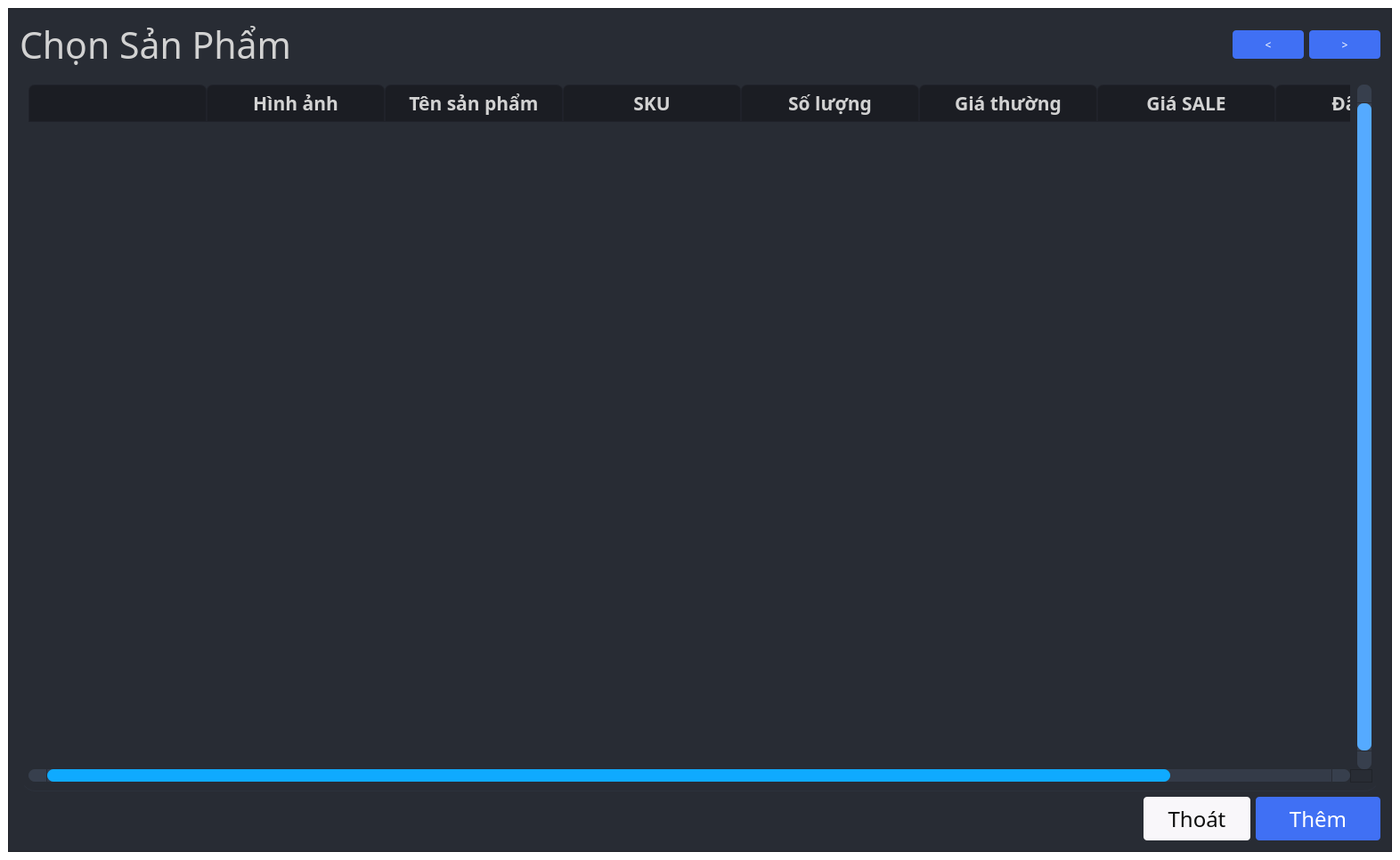
<?xml version="1.0" encoding="UTF-8"?>
<ui version="4.0">
 <class>MainWindow</class>
 <widget class="QMainWindow" name="MainWindow">
  <property name="geometry">
   <rect>
    <x>0</x>
    <y>0</y>
    <width>1572</width>
    <height>966</height>
   </rect>
  </property>
  <property name="windowTitle">
   <string>MainWindow</string>
  </property>
  <property name="styleSheet">
   <string notr="true">        background-color: transparent;</string>
  </property>
  <widget class="QWidget" name="centralwidget">
   <property name="styleSheet">
    <string notr="true">


    /* SCROLL BARS */
    QScrollBar:horizontal {
        border: none;
        background: rgb(52, 59, 72);
        height: 14px;
        margin: 0px 21px 0 21px;
        border-radius: 0px;
    }
    QScrollBar::handle:horizontal {
        background: rgb(15, 170, 255);
        min-width: 25px;
        border-radius: 7px
    }
    QScrollBar::add-line:horizontal {
        border: none;
        background: rgb(55, 63, 77);
        width: 20px;
        border-top-right-radius: 7px;
        border-bottom-right-radius: 7px;
        subcontrol-position: right;
        subcontrol-origin: margin;
    }
    QScrollBar::sub-line:horizontal {
        border: none;
        background: rgb(55, 63, 77);
        width: 20px;
        border-top-left-radius: 7px;
        border-bottom-left-radius: 7px;
        subcontrol-position: left;
        subcontrol-origin: margin;
    }
    QScrollBar::up-arrow:horizontal, QScrollBar::down-arrow:horizontal
    {
        background: none;
    }
    QScrollBar::add-page:horizontal, QScrollBar::sub-page:horizontal
    {
        background: none;
    }
    QScrollBar:vertical {
        border: none;
        background: rgb(55, 63, 77);
        width: 24px;
            margin: 21px 0 21px 8px;
        border-radius: 0px;
    }
    QScrollBar::handle:vertical {	
        background: rgb(85, 170, 255);
        min-height: 25px;
        border-radius: 7px
    }
    QScrollBar::add-line:vertical {
        border: none;
        background: rgb(55, 63, 77);
        height: 20px;
        margin-left:8px;
        border-bottom-left-radius: 7px;
        border-bottom-right-radius: 7px;
        subcontrol-position: bottom;
        subcontrol-origin: margin;
    }
    QScrollBar::sub-line:vertical {
        border: none;
        background: rgb(55, 63, 77);
        height: 20px;
        margin-left:8px;
        border-top-left-radius: 7px;
        border-top-right-radius: 7px;
        subcontrol-position: top;
        subcontrol-origin: margin;
    }
    QScrollBar::up-arrow:vertical, QScrollBar::down-arrow:vertical {
        background: none;
    }


    QScrollBar::add-page:vertical, QScrollBar::sub-page:vertical {
        background: none;
    }


    
    QTableWidget {	
        background-color: rgb(40, 44, 52);
        padding: 10px;
        border-radius: 18px;
        gridline-color: rgb(44, 49, 60);
        border-bottom: 1px solid rgb(44, 49, 60);
    }
    QTableWidget::item{
        border-color: rgb(44, 49, 60);
        padding-left: 5px;
        padding-right: 5px;
        gridline-color: rgb(44, 49, 60);
    }
    QTableWidget::item:selected{
        background-color: rgb(85, 170, 255);
    }
    QHeaderView::section{
        Background-color: rgb(39, 44, 54);
        max-width: 30px;
        border: 1px solid rgb(44, 49, 60);
        border-style: none;
        border-bottom: 1px solid rgb(44, 49, 60);
        border-right: 1px solid rgb(44, 49, 60);
    }
    QTableWidget::horizontalHeader {	
        background-color: rgb(81, 255, 0);
    }
    QHeaderView::section:horizontal
    {
        border: 1px solid rgb(32, 34, 42);
        background-color: rgb(27, 29, 35);
        padding: 3px;
        border-top-left-radius: 7px;
        border-top-right-radius: 7px;
    }
    QHeaderView::section:vertical
    {
        border: 1px solid rgb(44, 49, 60);
    }


    QPushButton {	
        border: none;
        background-color: transparent;
    }
    QPushButton:hover {
        background-color: rgb(89, 125, 245);
    }
    QPushButton:pressed {	
        background-color: rgb(85, 170, 255);
    }


    QFrame {
        background-color: rgb(40, 44, 52);
        color: rgb(210, 210, 210);
    }
QPushButton {
	border-radius: 4px;
    padding:8px 25px 7px 25px;
background-color: rgb(64, 112, 244);
	color: rgb(255, 255, 255);
}
QPushButton:hover{
background-color: rgb(107, 145, 250);
}
QPushButton:pressed{
background-color: rgb(48, 103, 255);
}
QPushButton:disabled{
	background-color: rgb(128, 128, 128);
}

#btn_cancel{
	background-color: rgb(249, 247, 250);
	color: rgb(14, 14, 14);
}

#btn_cancel:hover{
	background-color: rgb(212, 211, 213);
}
#btn_cancel:pressed{
	background-color: rgb(48, 103, 255);
}

#btn_del{
	background-color: rgba(232, 54, 28, 219);
	color: rgb(255, 255, 255);
}
#btn_del:hover{
	
	background-color: rgba(232, 59, 28, 161);
}
#btn_del:pressed{
	background-color: rgb(48, 103, 255);
}




</string>
   </property>
   <layout class="QVBoxLayout" name="verticalLayout">
    <item>
     <widget class="QFrame" name="frame">
      <property name="frameShape">
       <enum>QFrame::StyledPanel</enum>
      </property>
      <property name="frameShadow">
       <enum>QFrame::Raised</enum>
      </property>
      <layout class="QVBoxLayout" name="verticalLayout_2">
       <property name="leftMargin">
        <number>12</number>
       </property>
       <property name="topMargin">
        <number>12</number>
       </property>
       <property name="rightMargin">
        <number>12</number>
       </property>
       <property name="bottomMargin">
        <number>12</number>
       </property>
       <item>
        <widget class="QFrame" name="frame_2">
         <property name="frameShape">
          <enum>QFrame::NoFrame</enum>
         </property>
         <property name="frameShadow">
          <enum>QFrame::Raised</enum>
         </property>
         <layout class="QHBoxLayout" name="horizontalLayout">
          <property name="leftMargin">
           <number>0</number>
          </property>
          <property name="topMargin">
           <number>0</number>
          </property>
          <property name="rightMargin">
           <number>0</number>
          </property>
          <property name="bottomMargin">
           <number>0</number>
          </property>
          <item>
           <widget class="QLabel" name="label">
            <property name="font">
             <font>
              <family>Nunito</family>
              <pointsize>31</pointsize>
             </font>
            </property>
            <property name="text">
             <string>Chọn Sản Phẩm</string>
            </property>
           </widget>
          </item>
          <item>
           <widget class="QFrame" name="frame_3">
            <property name="frameShape">
             <enum>QFrame::NoFrame</enum>
            </property>
            <property name="frameShadow">
             <enum>QFrame::Raised</enum>
            </property>
           </widget>
          </item>
          <item>
           <widget class="QPushButton" name="btn_back">
            <property name="maximumSize">
             <size>
              <width>80</width>
              <height>16777215</height>
             </size>
            </property>
            <property name="font">
             <font>
              <family>Nunito</family>
             </font>
            </property>
            <property name="text">
             <string>&lt;</string>
            </property>
           </widget>
          </item>
          <item>
           <widget class="QPushButton" name="btn_forward">
            <property name="maximumSize">
             <size>
              <width>80</width>
              <height>16777215</height>
             </size>
            </property>
            <property name="font">
             <font>
              <family>Nunito</family>
             </font>
            </property>
            <property name="text">
             <string>&gt;</string>
            </property>
           </widget>
          </item>
         </layout>
        </widget>
       </item>
       <item>
        <widget class="QTableWidget" name="tableWidget_product_push_shopee">
         <property name="sizePolicy">
          <sizepolicy hsizetype="Expanding" vsizetype="Expanding">
           <horstretch>0</horstretch>
           <verstretch>0</verstretch>
          </sizepolicy>
         </property>
         <property name="font">
          <font>
           <family>Nunito</family>
           <pointsize>16</pointsize>
          </font>
         </property>
         <property name="styleSheet">
          <string notr="true"/>
         </property>
         <property name="frameShape">
          <enum>QFrame::NoFrame</enum>
         </property>
         <property name="verticalScrollBarPolicy">
          <enum>Qt::ScrollBarAlwaysOn</enum>
         </property>
         <property name="sizeAdjustPolicy">
          <enum>QAbstractScrollArea::AdjustToContents</enum>
         </property>
         <property name="editTriggers">
          <set>QAbstractItemView::NoEditTriggers</set>
         </property>
         <property name="alternatingRowColors">
          <bool>false</bool>
         </property>
         <property name="selectionMode">
          <enum>QAbstractItemView::MultiSelection</enum>
         </property>
         <property name="selectionBehavior">
          <enum>QAbstractItemView::SelectRows</enum>
         </property>
         <property name="rowCount">
          <number>0</number>
         </property>
         <property name="columnCount">
          <number>8</number>
         </property>
         <attribute name="horizontalHeaderCascadingSectionResizes">
          <bool>true</bool>
         </attribute>
         <attribute name="horizontalHeaderMinimumSectionSize">
          <number>40</number>
         </attribute>
         <attribute name="horizontalHeaderDefaultSectionSize">
          <number>200</number>
         </attribute>
         <attribute name="horizontalHeaderShowSortIndicator" stdset="0">
          <bool>false</bool>
         </attribute>
         <attribute name="horizontalHeaderStretchLastSection">
          <bool>true</bool>
         </attribute>
         <attribute name="verticalHeaderVisible">
          <bool>false</bool>
         </attribute>
         <attribute name="verticalHeaderCascadingSectionResizes">
          <bool>false</bool>
         </attribute>
         <attribute name="verticalHeaderHighlightSections">
          <bool>false</bool>
         </attribute>
         <attribute name="verticalHeaderStretchLastSection">
          <bool>true</bool>
         </attribute>
         <column>
          <property name="text">
           <string/>
          </property>
         </column>
         <column>
          <property name="text">
           <string>Hình ảnh</string>
          </property>
          <property name="font">
           <font>
            <family>Nunito</family>
            <pointsize>16</pointsize>
            <bold>true</bold>
           </font>
          </property>
         </column>
         <column>
          <property name="text">
           <string>Tên sản phẩm</string>
          </property>
          <property name="font">
           <font>
            <family>Nunito</family>
            <pointsize>16</pointsize>
            <bold>true</bold>
           </font>
          </property>
         </column>
         <column>
          <property name="text">
           <string>SKU</string>
          </property>
          <property name="font">
           <font>
            <family>Nunito</family>
            <pointsize>16</pointsize>
            <bold>true</bold>
           </font>
          </property>
         </column>
         <column>
          <property name="text">
           <string>Số lượng</string>
          </property>
          <property name="font">
           <font>
            <family>Nunito</family>
            <pointsize>16</pointsize>
            <bold>true</bold>
           </font>
          </property>
         </column>
         <column>
          <property name="text">
           <string>Giá thường</string>
          </property>
          <property name="font">
           <font>
            <family>Nunito</family>
            <pointsize>16</pointsize>
            <bold>true</bold>
           </font>
          </property>
         </column>
         <column>
          <property name="text">
           <string>Giá SALE</string>
          </property>
          <property name="font">
           <font>
            <family>Nunito</family>
            <pointsize>16</pointsize>
            <bold>true</bold>
           </font>
          </property>
         </column>
         <column>
          <property name="text">
           <string>Đã bán</string>
          </property>
          <property name="font">
           <font>
            <family>Nunito</family>
            <pointsize>16</pointsize>
            <bold>true</bold>
           </font>
          </property>
         </column>
        </widget>
       </item>
       <item>
        <widget class="QFrame" name="frame_4">
         <property name="frameShape">
          <enum>QFrame::NoFrame</enum>
         </property>
         <property name="frameShadow">
          <enum>QFrame::Raised</enum>
         </property>
         <layout class="QHBoxLayout" name="horizontalLayout_2">
          <property name="leftMargin">
           <number>0</number>
          </property>
          <property name="topMargin">
           <number>0</number>
          </property>
          <property name="rightMargin">
           <number>0</number>
          </property>
          <property name="bottomMargin">
           <number>0</number>
          </property>
          <item>
           <widget class="QFrame" name="frame_5">
            <property name="frameShape">
             <enum>QFrame::NoFrame</enum>
            </property>
            <property name="frameShadow">
             <enum>QFrame::Raised</enum>
            </property>
           </widget>
          </item>
          <item>
           <widget class="QPushButton" name="btn_cancel">
            <property name="maximumSize">
             <size>
              <width>120</width>
              <height>16777215</height>
             </size>
            </property>
            <property name="font">
             <font>
              <family>Nunito</family>
              <pointsize>18</pointsize>
             </font>
            </property>
            <property name="text">
             <string>Thoát</string>
            </property>
           </widget>
          </item>
          <item>
           <widget class="QPushButton" name="btn_confirm">
            <property name="maximumSize">
             <size>
              <width>140</width>
              <height>16777215</height>
             </size>
            </property>
            <property name="font">
             <font>
              <family>Nunito</family>
              <pointsize>18</pointsize>
             </font>
            </property>
            <property name="text">
             <string>Thêm</string>
            </property>
           </widget>
          </item>
         </layout>
        </widget>
       </item>
      </layout>
     </widget>
    </item>
   </layout>
  </widget>
 </widget>
 <resources/>
 <connections/>
</ui>
